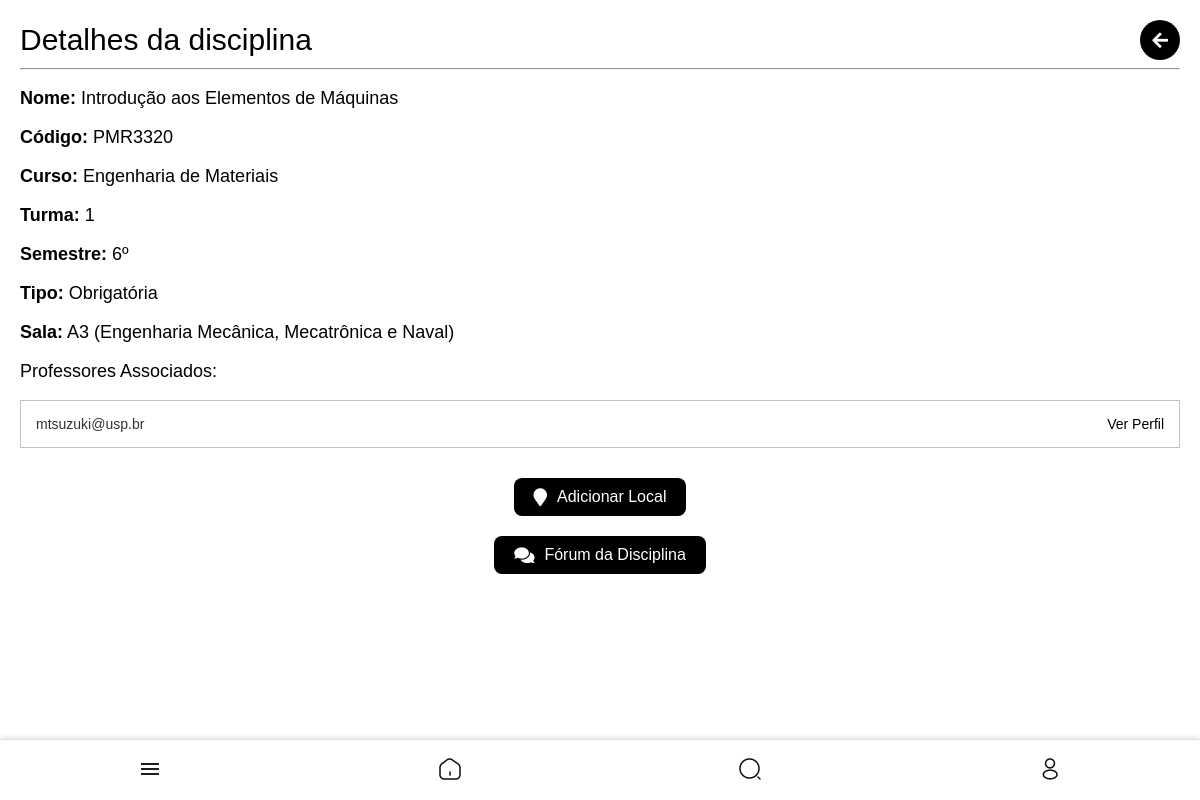
The page /disciplinas/3180/ (signed in) on the database as committed earlier.
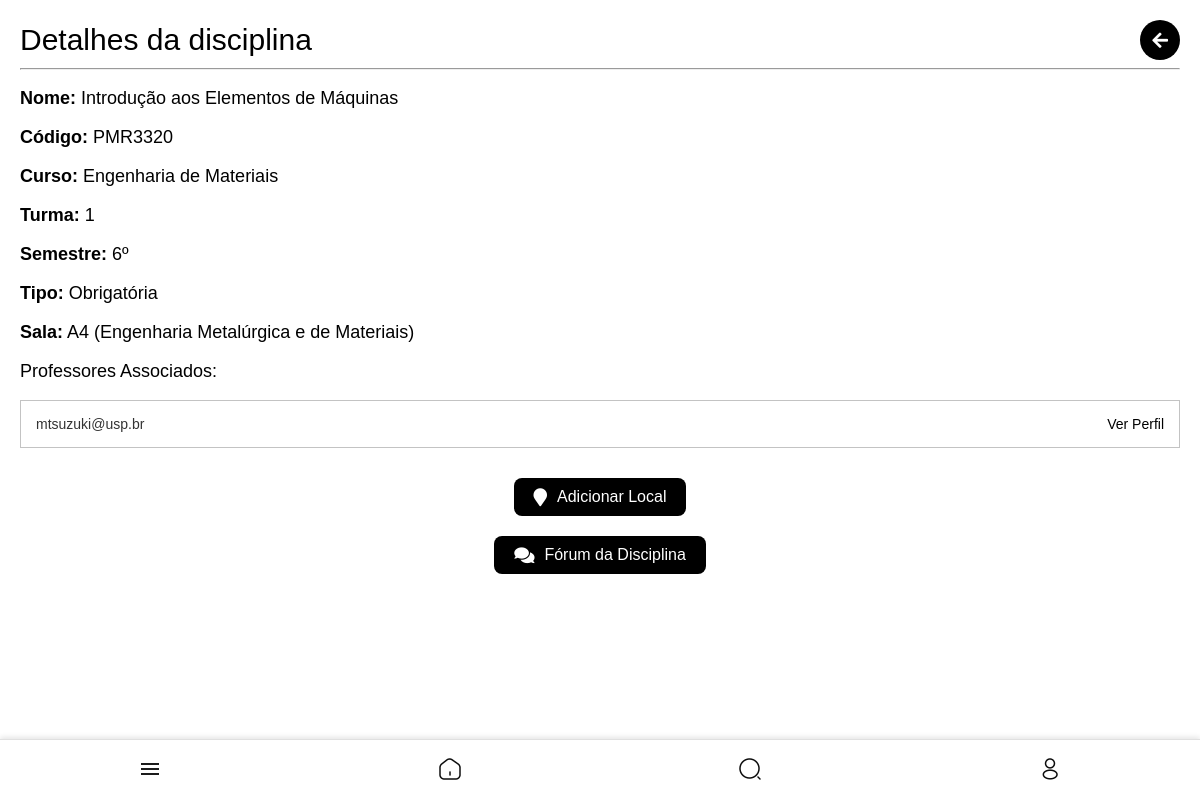
The same page on the database as committed later.
### core/models.py (models this page shows, shortened)
class Disciplina(models.Model):
    nome = models.CharField(max_length=255)
    codigo = models.CharField(max_length=10)
    curso = models.CharField(max_length=255)
    semestre = models.CharField(max_length=10)
    tipo = models.CharField(max_length=50)
    sala = models.ForeignKey(Sala, on_delete=models.SET_NULL, null=True, blank=True, related_name='disciplinas')
    professor_responsavel = models.ForeignKey(
        settings.AUTH_USER_MODEL,
        null=True,
        blank=True,
        on_delete=models.SET_NULL,
        limit_choices_to={'user_type': 'professor'}
    )
    turma = models.IntegerField(default=1)

class Sala(models.Model):
    nome = models.CharField(max_length=50)
    predio = models.ForeignKey(Predio, on_delete=models.CASCADE, related_name='salas')

class Predio(models.Model):
    nome = models.CharField(max_length=100, unique=True)
    latitude = models.DecimalField(max_digits=9, decimal_places=6)
    longitude = models.DecimalField(max_digits=9, decimal_places=6)

### core/views.py (the view)
# urls.py: path('disciplinas/<int:disciplina_id>/', views.detalhe_disciplina, name='detalhe_disciplina'),
@login_required
def detalhe_disciplina(request, disciplina_id):
    disciplina = get_object_or_404(Disciplina, id=disciplina_id)
    professores = User.objects.filter(
        user_type='professor',
        userdiscipline__disciplina=disciplina
    )
    return render(request, 'core/detalhe_disciplina.html', {'disciplina': disciplina, 'professores': professores})

### templates/core/detalhe_disciplina.html (shortened to what this page needs)
{% extends 'core/base.html' %}
{% block content %}
{% load static %}
<div class="disciplinas-add-container">
    <div class="header-container">
        <h1>Detalhes da disciplina</h1>
        <div class="actions">
            <button class="icon-btn" onclick="history.back();">
                <i class="fa fa-arrow-left"></i>
            </button>
        </div>
    </div>
    <hr>
    <div class="disciplina-info">
        <p><strong>Nome:</strong> {{ disciplina.nome }}</p>
        <p><strong>Código:</strong> {{ disciplina.codigo }}</p>
        <p><strong>Curso:</strong> {{ disciplina.curso }}</p>
        <p><strong>Turma:</strong> {{ disciplina.turma }}</p>
        <p><strong>Semestre:</strong> {{ disciplina.semestre }}</p>
        <p><strong>Tipo:</strong> {{ disciplina.tipo }}</p>
        {% if disciplina.sala %}
        <p><strong>Sala:</strong> {{ disciplina.sala.nome }} ({{ disciplina.sala.predio.nome }})</p>
        {% else %}
        <p><strong>Sala:</strong> Não atribuída</p>
        {% endif %}
    </div>
    <div class="professores-container">
        <h3>Professores Associados:</h3>
        <ul class="disciplinas-add-list">
            {% for professor in professores %}
            <li class="disciplina-detail-item">
                <span>{{ professor.username }}</span>
                <a href="{% url 'view_profile' professor.id %}" class="btn btn-secondary">
                    Ver Perfil
                </a>
            </li>
            {% empty %}
            <li class="empty-result" style="font-size: min(15px,4vw); color: #8c8c8c;">
                Nenhum professor associado.
            </li>
            {% endfor %}
        </ul>
        {% if request.user in professores %}
        <div class="import-disciplinas-container">
            <a href="{% url 'adicionar_local' disciplina.id %}" class="import-btn">
                <i class="fa fa-map-marker"></i>
                <span>Adicionar Local</span>
            </a>
        </div>
        {% endif %}
    </div>
    <div class="import-disciplinas-container">
        <a href="{% url 'lista_topicos' disciplina.id %}" class="import-btn">
            <i class="fa fa-comments"></i>
            <span>Fórum da Disciplina</span>
        </a>
    </div>
</div>
{% endblock %}

Rows that differ between the two databases and show on the page:
changed Disciplina "Introdução aos Elementos de Máquinas": sala.nome "A3" → "A4"; sala.predio.nome "Engenharia Mecânica, Mecatrônica e Naval" → "Engenharia Metalúrgica e de Materiais"
